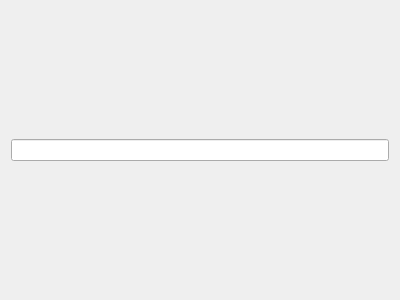
<?xml version="1.0" encoding="UTF-8"?>
<ui version="4.0">
 <class>SolarusEditor::NewQuestDialogNamePage</class>
 <widget class="QWizardPage" name="SolarusEditor::NewQuestDialogNamePage">
  <property name="geometry">
   <rect>
    <x>0</x>
    <y>0</y>
    <width>400</width>
    <height>300</height>
   </rect>
  </property>
  <property name="windowTitle">
   <string>WizardPage</string>
  </property>
  <property name="title">
   <string>Quest Name</string>
  </property>
  <property name="subTitle">
   <string>The name of your new quest.</string>
  </property>
  <layout class="QVBoxLayout" name="verticalLayout">
   <item>
    <widget class="QLineEdit" name="quest_name_edit"/>
   </item>
  </layout>
 </widget>
 <resources/>
 <connections/>
</ui>
